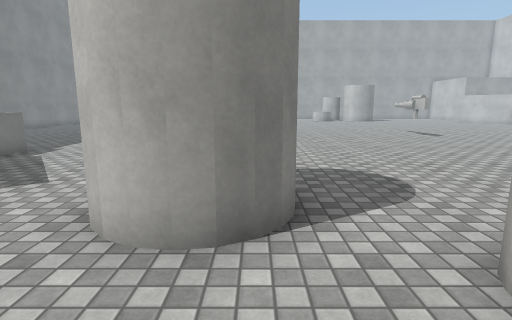
view 1 (above)

24 first-person views from a walk through a Unity game level. The camera is 1.4 m above the floor, tilts 10° down and sees 80° across. The floor is counted in squares, 1 m on a side. Each view is taken from the middle of a square. On the plan, view 1 faces up. The plan holds only what a view shows up to about 14 squares ahead; the rest is blank. The place goes on beyond the plan. The player character is not drawn. Surface patterns are stand-ins for the level's own textures.

view 2
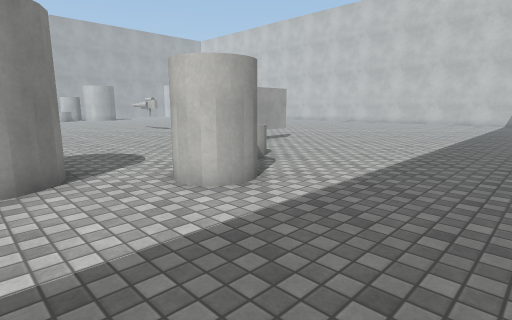

view 3
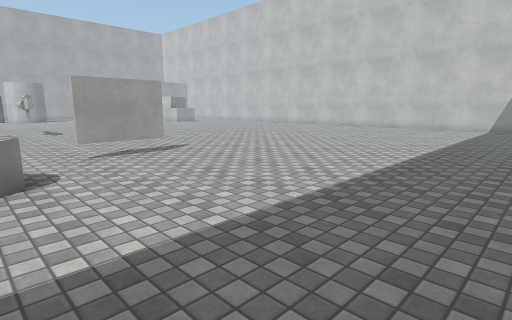

view 4
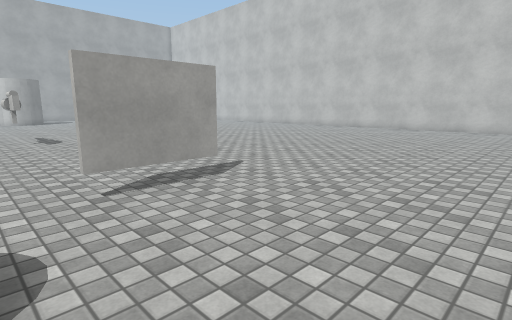

view 5
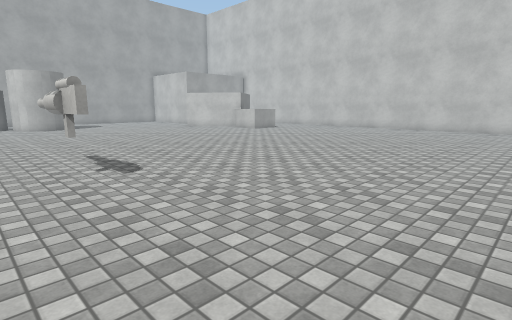

view 6
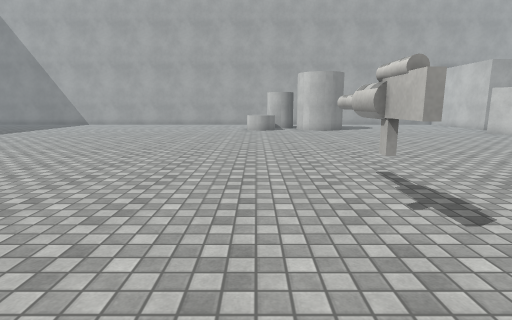

view 7
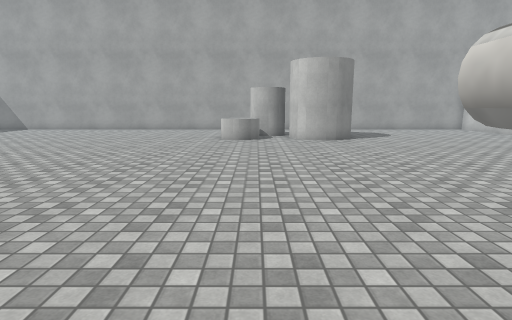

view 8
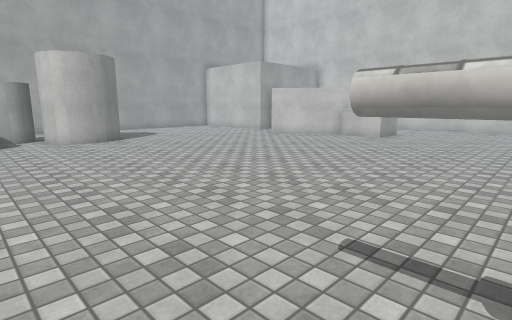

view 9
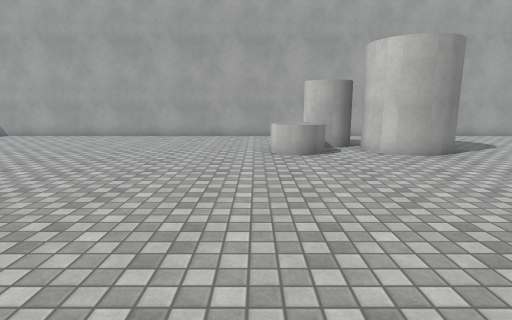

view 10
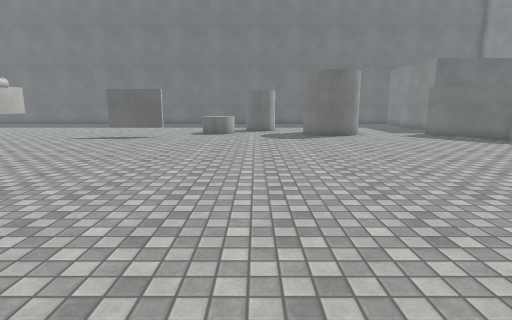

view 11
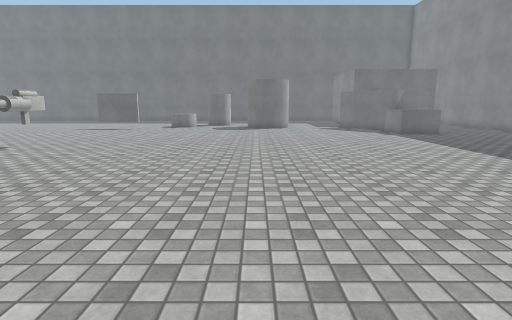

view 12
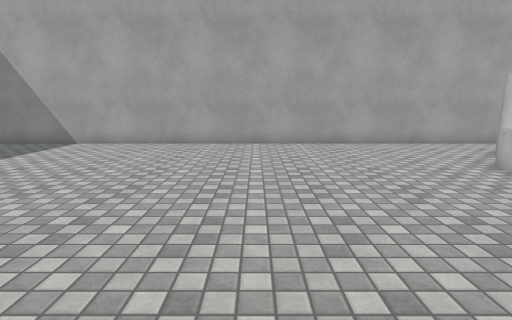

view 13
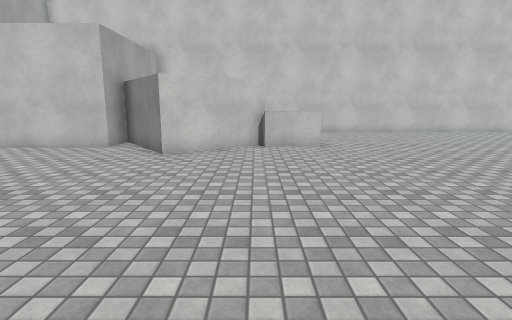

view 14
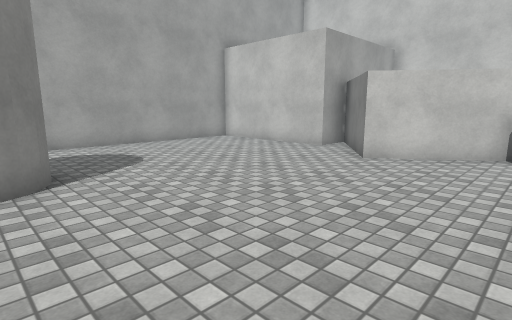

view 15
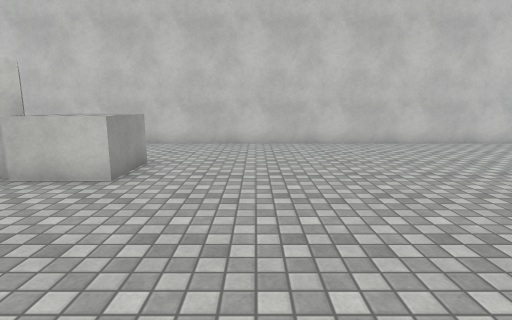

view 16
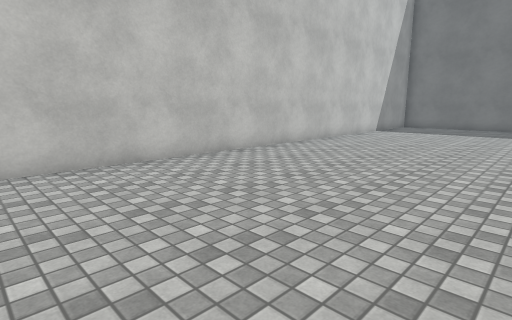

view 17
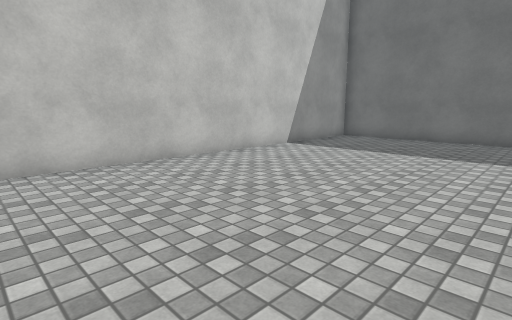

view 18
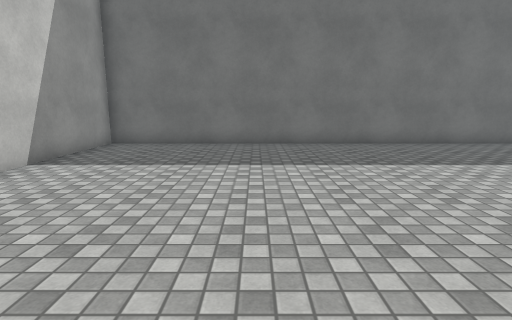

view 19
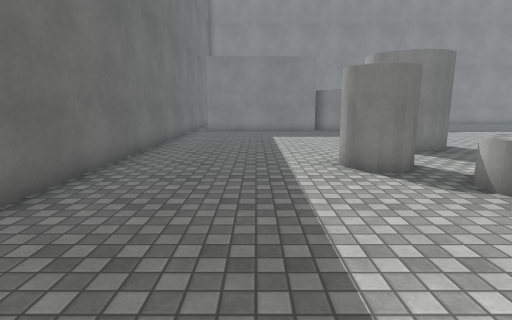

view 20
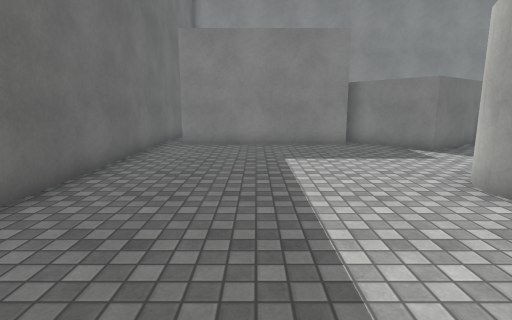

view 21
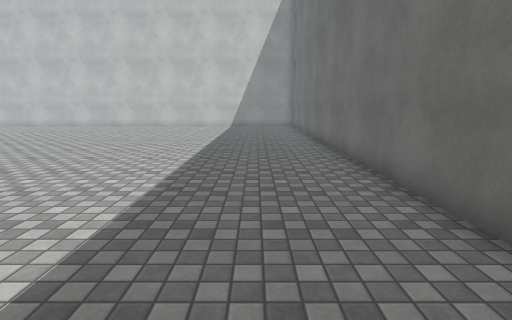

view 22
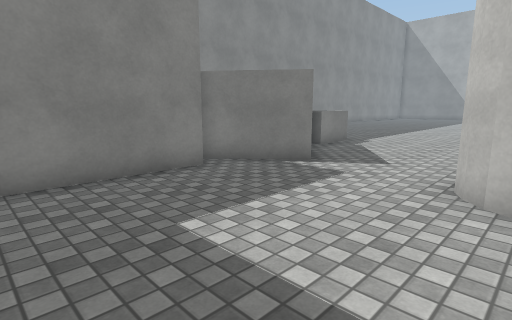

view 23
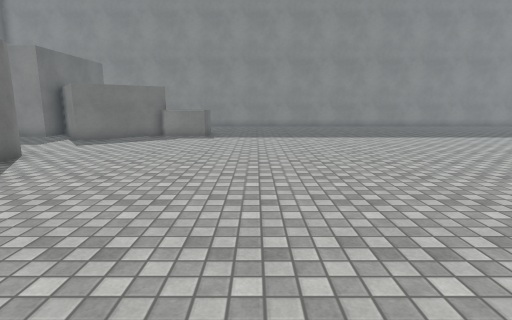

view 24
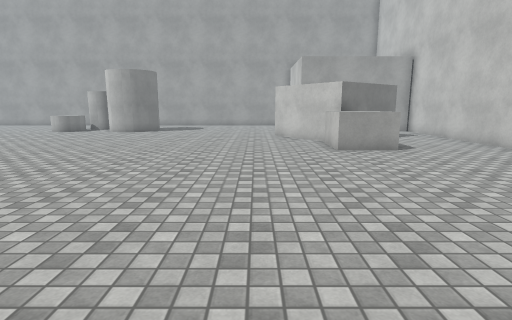

### Floor plan
Points are (right, up) in squares from view 1. A wall is a line through its corners. A room is listed if a view was taken in it or the views show most of it. See-through windows are left out.
Room 1 (views 1, 2, 3, 4, 5, 6, 7, 8, 9, 10, 11, 12, 13, 14, 15, 16, 17, 18, 19, 20, 21, 22, 23, 24)
walls: (-0.1, 5.4) (0.3, 5) (0.6, 4.4) (0.5, 3.7) (0.3, 3.4); (0.5, 4.8) (0.6, 4.2); (0.5, 3.5) (0, 3.1); (-1.7, 5.3) (-1.2, 5.5) (-0.8, 5.6); (0.2, 3.2) (-0.6, 2.8) (-1.5, 2.9); (-0.2, 2.9) (-1, 2.8); (9.5, 28.7) (8.9, 29); (10.6, 28.7) (9.7, 28.6); (-1.2, 2.9) (-1.8, 3.2); (10.9, 29) (10.1, 28.6); (8.8, 29.2) (8.5, 29.8); (-1.6, 3.1) (-1.9, 3.4) (-2.1, 3.8); (8.6, 29.6) (8.5, 30) (8.6, 30.5); (11.3, 29.7) (11, 29.2) (10.4, 28.5) (9.3, 28.7) (8.6, 29.3); (-7.5, 7.3) (-5.6, 4.6) (-7.5, 3.1); (19.5, 29.1) (19.5, 33.8); (23.4, 26.1) (20.2, 23.7) (17.9, 26.8) (21, 29.1); (-7.1, 2.4) (-7.1, -3.8); (9.2, 34.5) (-7.5, 34.5); (18.6, 34.5) (12.1, 34.5); (-7.5, -4.6) (25.5, -4.6) (25.5, 27.6)
objects: block (-7, 8) to (-7, 9); cylinder (2, 1) to (3, 3); cylinder (4, 3) to (6, 4); cylinder (6, 29) to (7, 30); cylinder (7, 31) to (8, 32); gun (8, 14) to (8, 17); block (20, 22) to (21, 23)

Positions as (right, up) in squares from view 1, and headings:
1: (0, 0), facing up
2: (-1, -3), facing up-right
3: (5, -3), facing up-right
4: (6, 1), facing up-right
5: (6, 8), facing up-right
6: (6, 11), facing up
7: (7, 16), facing up
8: (6, 16), facing up-right
9: (5, 20), facing up
10: (3, 20), facing down
11: (0, 25), facing down
12: (0, 23), facing up
13: (9, 24), facing right
14: (10, 23), facing up-right
15: (14, 19), facing right
16: (18, 17), facing down-right
17: (18, 9), facing down-right
18: (20, 7), facing down
19: (10, -1), facing left
20: (4, -1), facing left
21: (4, -2), facing right
22: (-1, -2), facing up-left
23: (7, 12), facing left
24: (17, 12), facing up
